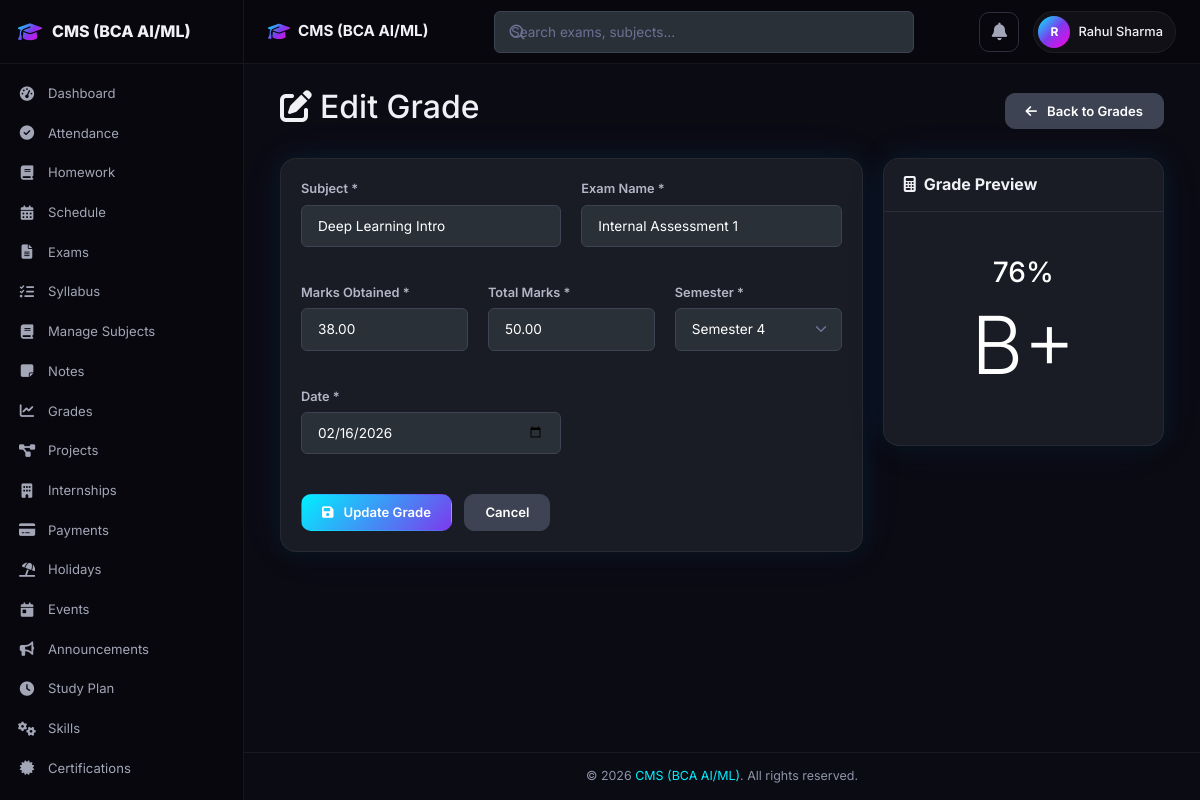
Page /edit_grade.php?id=2 (signed in) on the committed database.
### tables this page shows
CREATE TABLE IF NOT EXISTS grades (
    id INT AUTO_INCREMENT PRIMARY KEY,
    user_id INT NOT NULL,
    subject VARCHAR(100) NOT NULL,
    exam_name VARCHAR(200) NOT NULL,
    marks_obtained DECIMAL(5,2) NOT NULL,
    total_marks DECIMAL(5,2) NOT NULL,
    semester INT NOT NULL DEFAULT 1,
    date DATE DEFAULT NULL,
    created_at TIMESTAMP DEFAULT CURRENT_TIMESTAMP,
    FOREIGN KEY (user_id) REFERENCES users(id) ON DELETE CASCADE,
    INDEX idx_grades_user (user_id),
    INDEX idx_grades_subject (subject),
    INDEX idx_grades_semester (semester)
);

### includes/functions.php (called while the page is built, shortened)
<?php
function calculateGrade($marks, $total) {
    $percentage = ($total > 0) ? ($marks / $total) * 100 : 0;
    if ($percentage >= 70) return 'B+';
    return 'F';
}

### edit_grade.php (the view, shortened to what this page needs)
<?php
require_once 'config/db_connection.php';
require_once 'includes/functions.php';
$userId = $_SESSION['user_id'];
$grade_id = isset($_GET['id']) ? (int)$_GET['id'] : 0;
$stmt = $pdo->prepare("SELECT * FROM grades WHERE id = ? AND user_id = ?");
$stmt->execute([$grade_id, $userId]);
$record = $stmt->fetch(PDO::FETCH_ASSOC);
include 'includes/header.php';
include 'includes/navbar.php';
include 'includes/sidebar.php';
?>
<div class="app-content">
    <div class="container-fluid">
        <div class="d-flex justify-content-between align-items-center mb-4">
            <h2><i class="fas fa-edit me-2"></i>Edit Grade</h2>
            <a href="grades.php" class="btn btn-secondary">
                <i class="fas fa-arrow-left me-1"></i>Back to Grades
            </a>
        </div>
        <div class="row">
            <div class="col-md-8">
                <div class="card">
                    <div class="card-body">
                        <form method="POST" id="gradeForm">
<form method="POST" id="gradeForm">
                            <div class="row">
                                <div class="col-md-6 mb-3">
                                    <label for="subject" class="form-label">Subject *</label>
                                    <input type="text" class="form-control" id="subject" name="subject" list="subject_list" required value="<?php echo htmlspecialchars($record['subject'] ?? ''); ?>" placeholder="Type or select a subject">
                                </div>
                                <div class="col-md-6 mb-3">
                                    <label for="exam_name" class="form-label">Exam Name *</label>
                                    <input type="text" class="form-control" id="exam_name" name="exam_name" value="<?php echo htmlspecialchars($record['exam_name']); ?>" required>
                                </div>
                                <div class="col-md-4 mb-3">
                                    <label for="marks_obtained" class="form-label">Marks Obtained *</label>
                                    <input type="number" class="form-control" id="marks_obtained" name="marks_obtained" step="0.01" value="<?php echo $record['marks_obtained']; ?>" required>
                                </div>
                                <div class="col-md-4 mb-3">
                                    <label for="total_marks" class="form-label">Total Marks *</label>
                                    <input type="number" class="form-control" id="total_marks" name="total_marks" step="0.01" value="<?php echo $record['total_marks']; ?>" required>
                                </div>
                                <div class="col-md-4 mb-3">
                                    <label for="semester" class="form-label">Semester *</label>
                                    <select class="form-select" id="semester" name="semester" required>
                                        <?php for ($i = 1; $i <= 8; $i++): ?>
                                            <option value="<?php echo $i; ?>" <?php echo $i == $record['semester'] ? 'selected' : ''; ?>>
                                                Semester <?php echo $i; ?>
                                            </option>
                                        <?php endfor; ?>
                                    </select>
                                </div>
                                <div class="col-md-6 mb-3">
                                    <label for="date" class="form-label">Date *</label>
                                    <input type="date" class="form-control" id="date" name="date" value="<?php echo $record['date']; ?>" required>
                                </div>
                            </div>
                            <div class="mt-4">
                                <button type="submit" class="btn btn-primary">
                                    <i class="fas fa-save me-1"></i>Update Grade
                                </button>
                                <a href="grades.php" class="btn btn-secondary ms-2">Cancel</a>
                            </div>
                        </form>
                    </div>
                </div>
            </div>
            <div class="col-md-4">
                <div class="card">
                    <div class="card-header">
                        <h5 class="mb-0"><i class="fas fa-calculator me-2"></i>Grade Preview</h5>
                    </div>
                    <div class="card-body text-center">
                        <div id="gradePreview" class="py-4">
                            <h3 id="previewPercentage"><?php echo $record['total_marks'] > 0 ? round(($record['marks_obtained'] / $record['total_marks']) * 100, 1) : 0; ?>%</h3>
                            <h1 id="previewGrade" class="display-1"><?php echo calculateGrade($record['marks_obtained'], $record['total_marks']); ?></h1>
                        </div>
                    </div>
                </div>
            </div>
        </div>
    </div>
</div>
<?php include 'includes/footer.php'; ?>

### css/dark-fix.css (style rules this page uses)
.card, .card-panel, .detail-card, .info-card, .modal-content, .list-group-item, .card-header, .card-footer { background-color: #191c24 !important; color: #ffffff; }
.card .card-header, .card .card-footer { background-color: #191c24 !important; border-color: #2c2e3e; }
.card .card-body { background-color: transparent; color: #ffffff; }
.form-control, .form-select, input[type="text"], input[type="email"], input[type="password"], input[type="number"], input[type="date"], input[type="time"], input[type="url"], input[type="file"], input[type="search"], input[type="tel"], textarea, select { background-color: #2a3038 !important; border: 1px solid #3d4352 !important; color: #ffffff !important; border-radius: 6px; padding: 10px 16px; font-family: 'Inter', sans-serif; font-size: 0.85rem; transition: border-color 0.2s ease, box-shadow 0.2s ease; }
.form-control::placeholder, input::placeholder, textarea::placeholder { color: #6c7293 !important; opacity: 1; }
.form-label { color: #b5b5c8 !important; font-weight: 600; font-size: 0.8rem; margin-bottom: 6px; }
.form-select { background-repeat: no-repeat; background-position: right 0.75rem center; background-size: 16px 12px; padding-right: 2.5rem; -webkit-appearance: none; -moz-appearance: none; appearance: none; }
select option { background-color: #2a3038 !important; color: #ffffff !important; }
select option:hover, select option:checked, select option:focus { background-color: #3d4352 !important; }
.btn-secondary { background-color: #3d4352 !important; border-color: #3d4352 !important; color: #ffffff !important; }

### rows in the picture
grades: subject "Deep Learning Intro", exam_name "Internal Assessment 1", marks_obtained "38.00", total_marks "50.00", semester "Semester 4", date "02/16/2026", ($record['marks_obtained'] / $record['total_marks']) * 100 "76", marks_obtained+total_marks "B+"

### other values in the picture
SITE_NAME "CMS (BCA AI/ML)"
substr($_SESSION['user_name'] ?? 'U', 0, 1) "R"
$_SESSION['user_name'] "Rahul Sharma"
